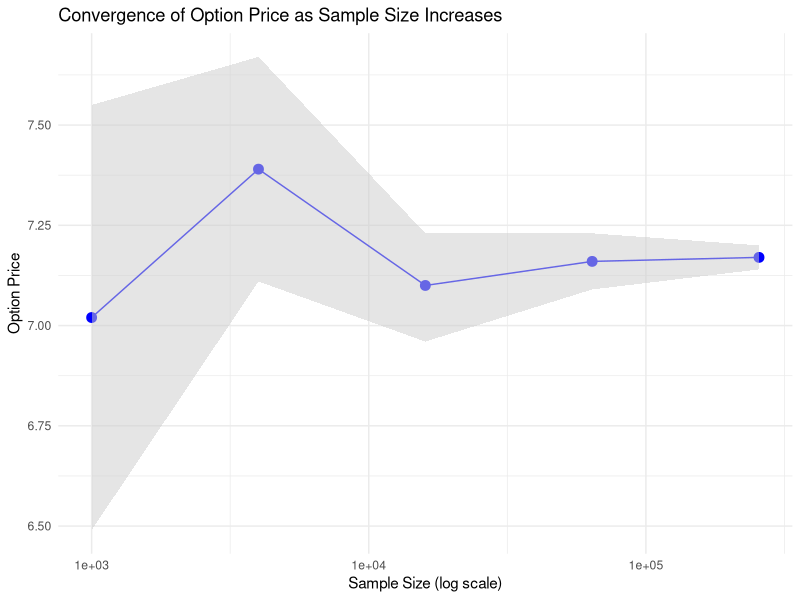
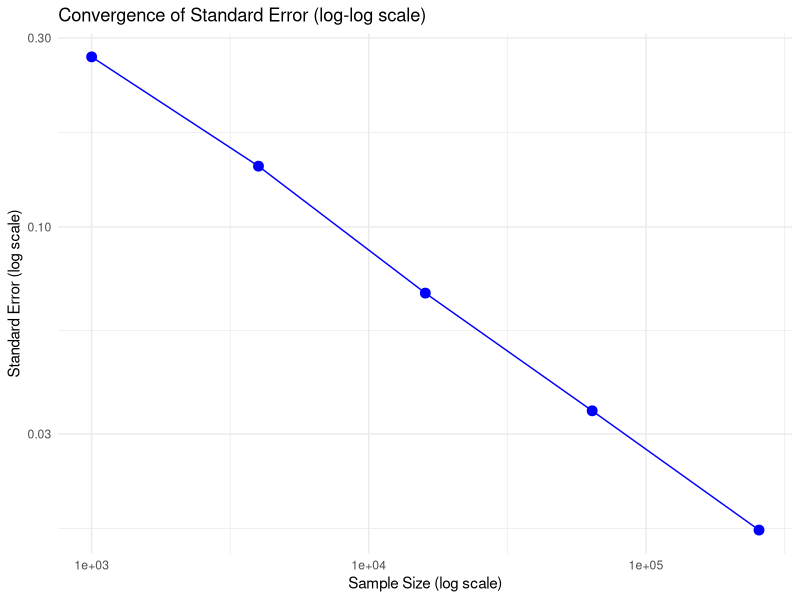
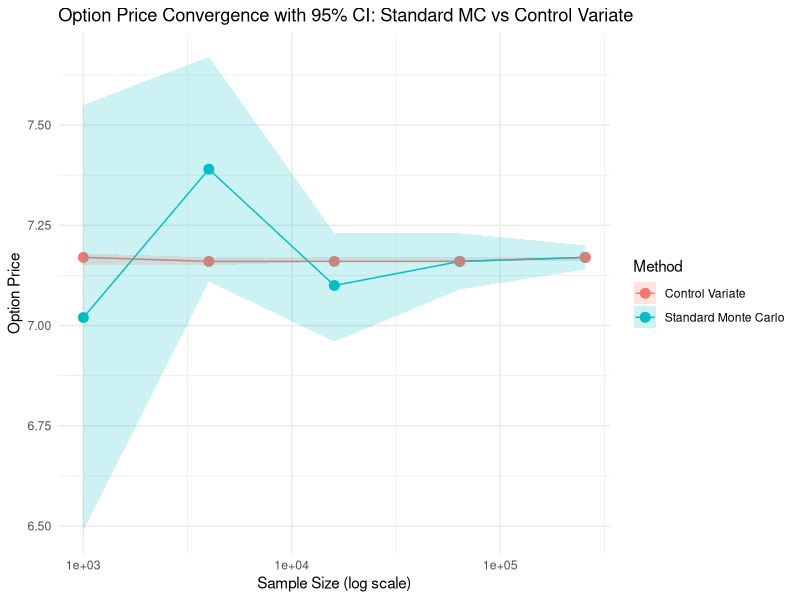
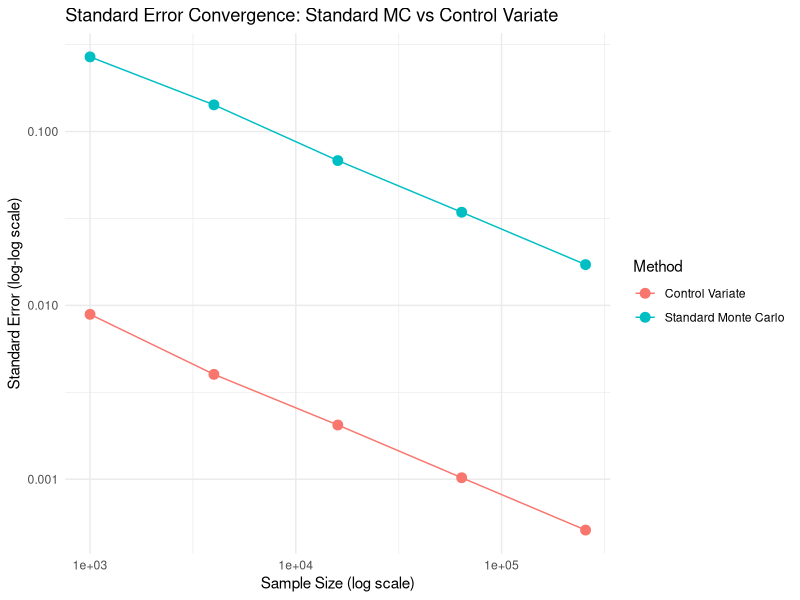
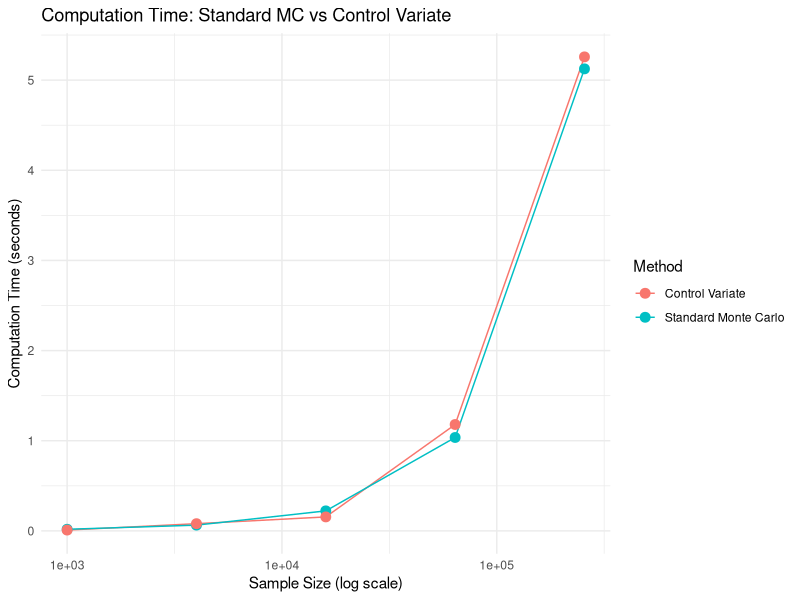
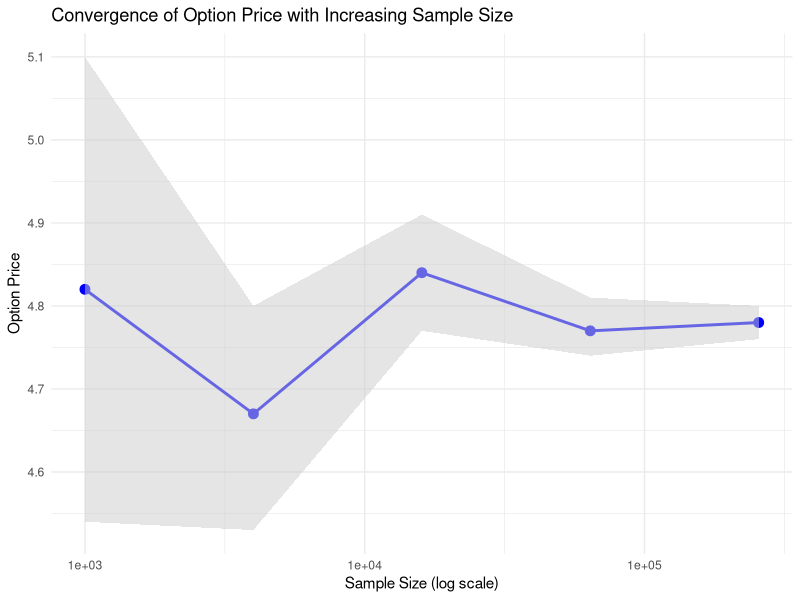
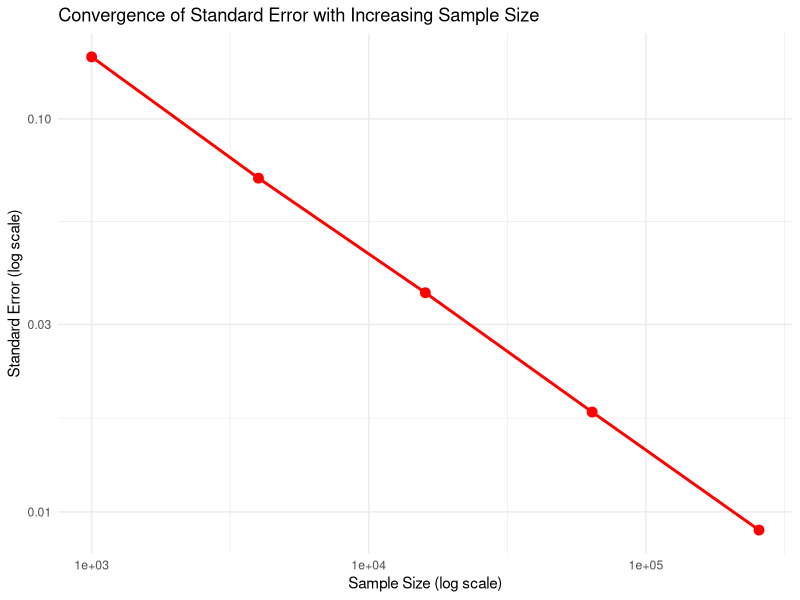
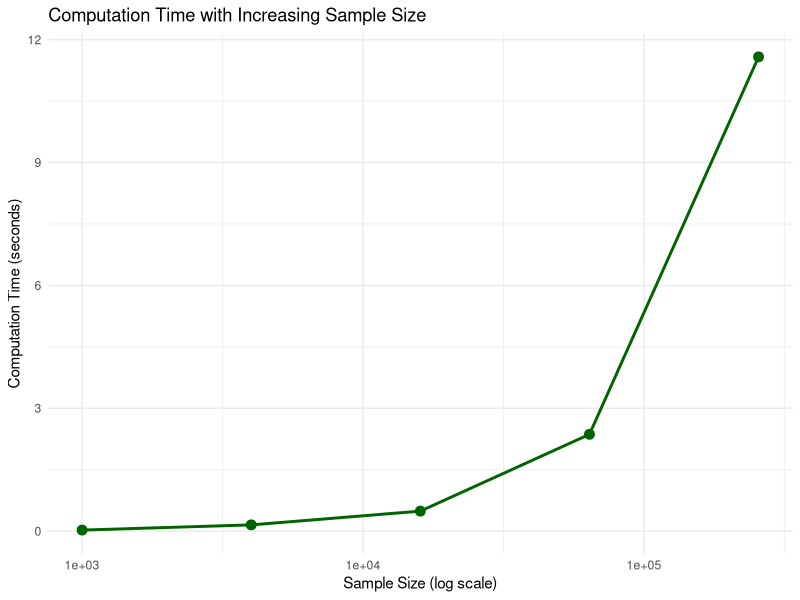

Write the R code that produced these figures, in order.
## ---- chunk 1
price_asian_call_MC <- function(S0, K, T, r, q, sigma, m, N) {
  start_time <- proc.time()
  delta_t <- T / m
  sqrt_delta_t <- sqrt(delta_t)
  
  # Generate N x m standard normal random variables
  Z <- matrix(rnorm(N * m), nrow = N, ncol = m)
  
  # Simulate log prices and then transform to prices
  drift <- (r - q - 0.5 * sigma^2) * delta_t
  diffusion <- sigma * sqrt_delta_t * Z
  W <- t(apply(diffusion, 1, cumsum))
  log_S <- log(S0) + outer(rep(1, N), drift * (1:m)) + W
  S <- exp(log_S)
  
  # Calculate arithmetic average and payoffs
  S_bar <- rowMeans(S)
  payoffs <- pmax(S_bar - K, 0)
  discounted_payoffs <- exp(-r * T) * payoffs
  
  # Estimate option price
  option_price <- mean(discounted_payoffs)
  std_error <- sd(discounted_payoffs) / sqrt(N)
  
  # Calculate 95% confidence interval
  CI_lower <- option_price - 1.96 * std_error
  CI_upper <- option_price + 1.96 * std_error

  end_time <- proc.time()
  comp_time <- (end_time - start_time)[["elapsed"]]
  
  return(list(
    N = N,
    Option_Price = round(option_price, 2),
    Standard_Error = round(std_error, 5),
    Confidence_Interval = c(round(CI_lower, 2), round(CI_upper, 2)),
    Computation_Time_sec = round(comp_time, 4)
  ))
}
## ---- chunk 2
# Set parameters
S0 <- 100      # Initial asset price
K <- 100       # Strike price
T <- 1         # Time to maturity (in years)
r <- 0.10      # Risk-free rate
q <- 0         # Dividend yield
sigma <- 0.20  # Volatility
m <- 50        # Number of monitoring points

sample_sizes <- c(1000, 4000, 16000, 64000, 256000)

# Initialize a data frame to store results
standard_mc_results <- data.frame(
  Sample_Size = numeric(),
  Option_Price = numeric(),
  Standard_Error = numeric(),
  CI_Lower = numeric(),
  CI_Upper = numeric(),
  Computation_Time_sec = numeric(),
  stringsAsFactors = FALSE
)

# Set the seed once before the loop
set.seed(123)

# Loop through different sample sizes
for (N in sample_sizes) {
  result <- price_asian_call_MC(S0, K, T, r, q, sigma, m, N)
  standard_mc_results <- rbind(standard_mc_results, data.frame(
    Sample_Size = N,
    Option_Price = result$Option_Price,
    Standard_Error = result$Standard_Error,
    CI_Lower = result$Confidence_Interval[1],
    CI_Upper = result$Confidence_Interval[2],
    Computation_Time_sec = result$Computation_Time_sec
  ))
}

suppressWarnings(suppressPackageStartupMessages({
  library(ggplot2)
  library(knitr)
  library(dplyr)
}))
# Display results in a table
kable(standard_mc_results, caption = "Monte Carlo Simulation Results")

## ---- chunk 3

# Plot the convergence of Option Price
ggplot(standard_mc_results, aes(x = Sample_Size, y = Option_Price)) +
  geom_line(color = "blue") +
  geom_point(size = 3, color = "blue") +
  geom_ribbon(aes(ymin = CI_Lower, ymax = CI_Upper), fill = "grey80", alpha = 0.5) +
  scale_x_log10() +
  labs(
    title = "Convergence of Option Price as Sample Size Increases",
    x = "Sample Size (log scale)",
    y = "Option Price"
  ) +
  theme_minimal()
## ---- chunk 4

# Plot the convergence of Standard Error on log-log scale
ggplot(standard_mc_results, aes(x = Sample_Size, y = Standard_Error)) +
  geom_line(color = "blue") +
  geom_point(size = 3, color = "blue") +
  scale_x_log10() +
  scale_y_log10() +
  labs(
    title = "Convergence of Standard Error (log-log scale)",
    x = "Sample Size (log scale)",
    y = "Standard Error (log scale)"
  ) +
  theme_minimal()

## ---- chunk 5
# function to calculate the analytical price of Geometric Asian Call Option
price_geometric_asian_call <- function(S0, K, T, r, q, sigma, m){
  delta_t <- T/m
  sigma_sq <- sigma^2 
  sigma_z_sq <- (sigma_sq) * (m + 1) * (2 * m + 1) / (6 * m^2) 
  drift <-(r - q - 0.5*sigma_sq) * (m + 1) / (2 * m) + 0.5 * sigma_z_sq
  sigma_z <- sqrt(sigma_z_sq)
  d1 <- (log(S0/K) + (drift + 0.5 * sigma_z_sq) * T) / (sigma_z * sqrt(T))
  d2 <- (log(S0/K) + (drift - 0.5 * sigma_z_sq) * T) / (sigma_z * sqrt(T))
  geo_asian_price <- exp(-r*T) * (S0* exp(drift * T) * pnorm(d1) - K * pnorm(d2))
  return(geo_asian_price)
}

## ---- chunk 6
# function to price asian call option using geometric asian call price as a control variate
price_asian_call_MC_control_variate <- function(S0, K, T, r, q, sigma, m, N) {
  start_time <- proc.time()

  delta_t <- T / m
  sqrt_delta_t <- sqrt(delta_t)
  
  Z <- matrix(rnorm(N * m), nrow = N, ncol = m)
  
  drift <- (r - q - 0.5 * sigma^2) * delta_t
  diffusion <- sigma * sqrt_delta_t * Z
  W <- t(apply(diffusion, 1, cumsum))
  log_S <- log(S0) + outer(rep(1, N), (r - q - 0.5 * sigma^2) * (delta_t * (1:m))) + W 
  S <- exp(log_S)
  
  S_bar_arith <- rowMeans(S)
  S_bar_geo <- exp(rowMeans(log(S)))
  
  payoffs_arith <- pmax(S_bar_arith - K, 0)
  
  # Calculate payoffs for geometric Asian call
  payoffs_geo <- pmax(S_bar_geo - K, 0)
  
  # Discount payoffs to present value
  discounted_payoffs_arith <- exp(-r * T) * payoffs_arith
  discounted_payoffs_geo <- exp(-r * T) * payoffs_geo
  
  # Calculate analytical price of Geometric Asian Call
  geo_asian_price <- price_geometric_asian_call(S0, K, T, r, q, sigma, m)
  
  # Calculate covariance and variance for Control Variate
  cov_xy <- cov(discounted_payoffs_arith, discounted_payoffs_geo)
  var_y <- var(discounted_payoffs_geo)
  
  # Optimal coefficient
  theta <- cov_xy / var_y
  
  # Calculate Control Variate estimator
  control_variate_estimator <- discounted_payoffs_arith - theta * (discounted_payoffs_geo - geo_asian_price)
  
  # Calculate option price using Control Variate
  option_price_cv <- mean(control_variate_estimator)

  std_error_cv <- sd(control_variate_estimator) / sqrt(N)
  
  CI_lower_cv <- option_price_cv - 1.96 * std_error_cv
  CI_upper_cv <- option_price_cv + 1.96 * std_error_cv
  
  end_time <- proc.time()
  comp_time <- (end_time - start_time)[["elapsed"]]
  
  return(list(
    N = N,
    Option_Price = round(option_price_cv, 2),
    Standard_Error = round(std_error_cv, 5),
    Confidence_Interval = c(round(CI_lower_cv, 2), round(CI_upper_cv, 2)),
    Computation_Time_sec = round(comp_time, 4)
  ))
}
## ---- chunk 7
# Set parameters
S0 <- 100      # Initial asset price
K <- 100       # Strike price
T <- 1         # Time to maturity (in years)
r <- 0.10      # Risk-free rate
q <- 0         # Dividend yield
sigma <- 0.20  # Volatility
m <- 50        # Number of monitoring points

sample_sizes <- c(1000, 4000, 16000, 64000, 256000)
# Initialize the results data frame
results_cv <- data.frame(
  Sample_Size = numeric(),
  Option_Price = numeric(),
  Standard_Error = numeric(),
  CI_Lower = numeric(),
  CI_Upper = numeric(),
  Computation_Time_sec = numeric(),
  stringsAsFactors = FALSE
)
# Remove or comment out the next line to prevent printing the empty data frame
# results_cv

for (N in sample_sizes) {
  # Monte Carlo with Control Variate
  res_cv <- price_asian_call_MC_control_variate(S0, K, T, r, q, sigma, m, N)
  results_cv <- rbind(results_cv, data.frame(
    Sample_Size = N,
    Option_Price = res_cv$Option_Price,
    Standard_Error = res_cv$Standard_Error,
    CI_Lower = res_cv$Confidence_Interval[1],
    CI_Upper = res_cv$Confidence_Interval[2],
    Computation_Time_sec = res_cv$Computation_Time_sec
  ))
}

# Display the final results using kable
kable(results_cv, caption = "Monte Carlo with Control Variate Simulation Results")


## ---- chunk 8
# Combine data if not already done
standard_mc_results$Method <- "Standard Monte Carlo"
results_cv$Method <- "Control Variate"
comparison_results <- rbind(standard_mc_results, results_cv)

# Plot Option Price Convergence with 95% CI
ggplot(comparison_results, aes(x = Sample_Size, y = Option_Price, color = Method, group = Method)) +
  geom_line() +
  geom_point(size = 3) +
  geom_ribbon(
    aes(ymin = CI_Lower, ymax = CI_Upper, fill = Method),
    alpha = 0.2,
    color = NA
  ) +
  scale_x_log10() +
  labs(
    title = "Option Price Convergence with 95% CI: Standard MC vs Control Variate",
    x = "Sample Size (log scale)",
    y = "Option Price",
    color = "Method",
    fill = "Method"
  ) +
  theme_minimal()
## ---- chunk 9
# Plot Standard Error Convergence
ggplot(comparison_results, aes(x = Sample_Size, y = Standard_Error, color = Method, group = Method)) +
  geom_line() +
  geom_point(size = 3) +
  scale_x_log10() +
  scale_y_log10() +
  labs(
    title = "Standard Error Convergence: Standard MC vs Control Variate",
    x = "Sample Size (log scale)",
    y = "Standard Error (log-log scale)",
    color = "Method"
  ) +
  theme_minimal()

## ---- chunk 10
# Plot Computation Time Comparison
ggplot(comparison_results, aes(x = Sample_Size, y = Computation_Time_sec, color = Method, group = Method)) +
  geom_line() +
  geom_point(size = 3) +
  scale_x_log10() +
  labs(
    title = "Computation Time: Standard MC vs Control Variate",
    x = "Sample Size (log scale)",
    y = "Computation Time (seconds)",
    color = "Method"
  ) +
  theme_minimal()
## ---- chunk 11
# Moment Matching Function
moment_matching <- function(Z) {
  # Step 1: Centralize the samples (adjust mean to 0)
  Z_centered <- Z - rowMeans(Z)
  
  # Step 2: Normalize the samples (adjust variance to 1)
  Z_normalized <- Z_centered / apply(Z_centered, 1, sd)
  
  # Return the adjusted random samples
  return(Z_normalized)
}
## ---- chunk 12
# Asian Call Option Pricing with Moment Matching
price_asian_call_MM <- function(S0, K, T, r, q, sigma, m, N) {
  start_time <- proc.time()
  delta_t <- T / m
  sqrt_delta_t <- sqrt(delta_t)
  
  # Generate random numbers and apply Moment Matching
  Z <- matrix(rnorm(N * m), nrow = N, ncol = m)
  Z <- moment_matching(Z)
  
  # Simulate asset price paths
  drift <- (r - q - 0.5 * sigma^2) * delta_t
  diffusion <- sigma * sqrt_delta_t * Z
  W <- t(apply(diffusion, 1, cumsum))
  log_S <- log(S0) + outer(rep(1, N), drift * (1:m)) + W
  S <- exp(log_S)
  
  # Calculate option price
  S_bar <- rowMeans(S)
  payoffs <- pmax(S_bar - K, 0)
  discounted_payoffs <- exp(-r * T) * payoffs
  option_price <- mean(discounted_payoffs)
  std_error <- sd(discounted_payoffs) / sqrt(N)
  CI_lower <- option_price - 1.96 * std_error
  CI_upper <- option_price + 1.96 * std_error
  
  comp_time <- (proc.time() - start_time)[["elapsed"]]
  
  return(list(
    N = N,
    Option_Price = round(option_price, 2),
    Standard_Error = round(std_error, 5),
    Confidence_Interval = c(round(CI_lower, 2), round(CI_upper, 2)),
    Computation_Time_sec = round(comp_time, 4)
  ))
}
## ---- chunk 13
# Parameters for the Asian call option
S0 <- 100      # Initial stock price
K <- 100       # Strike price
T <- 1         # Time to maturity (in years)
r <- 0.10      # Risk-free rate
q <- 0         # Dividend yield
sigma <- 0.20  # Volatility
m <- 50        # Number of monitoring points

# Define sample sizes for testing
sample_sizes <- c(1000, 4000, 16000, 64000, 256000)

# Initialize a data frame to store results
moment_matching_results <- data.frame(
  Sample_Size = numeric(),
  Option_Price = numeric(),
  Standard_Error = numeric(),
  CI_Lower = numeric(),
  CI_Upper = numeric(),
  Computation_Time_sec = numeric(),
  stringsAsFactors = FALSE
)

# Loop through different sample sizes and compute results
for (N in sample_sizes) {
  result <- price_asian_call_MM(S0, K, T, r, q, sigma, m, N)
  moment_matching_results <- rbind(moment_matching_results, data.frame(
    Sample_Size = N,
    Option_Price = result$Option_Price,
    Standard_Error = result$Standard_Error,
    CI_Lower = result$Confidence_Interval[1],
    CI_Upper = result$Confidence_Interval[2],
    Computation_Time_sec = result$Computation_Time_sec
  ))
}

# Display the results as a table
knitr::kable(moment_matching_results, caption = "Moment Matching Simulation Results")
## ---- chunk 14
library(ggplot2)

# Plot Option Price Convergence
ggplot(moment_matching_results, aes(x = Sample_Size, y = Option_Price)) +
  geom_line(color = "blue", size = 1) +
  geom_point(size = 3, color = "blue") +
  geom_ribbon(aes(ymin = CI_Lower, ymax = CI_Upper), fill = "grey80", alpha = 0.5) +
  scale_x_log10() +
  labs(
    title = "Convergence of Option Price with Increasing Sample Size",
    x = "Sample Size (log scale)",
    y = "Option Price"
  ) +
  theme_minimal()
## ---- chunk 15
# Plot Standard Error Convergence
ggplot(moment_matching_results, aes(x = Sample_Size, y = Standard_Error)) +
  geom_line(color = "red", size = 1) +
  geom_point(size = 3, color = "red") +
  scale_x_log10() +
  scale_y_log10() +
  labs(
    title = "Convergence of Standard Error with Increasing Sample Size",
    x = "Sample Size (log scale)",
    y = "Standard Error (log scale)"
  ) +
  theme_minimal()
## ---- chunk 16
# Plot Computation Time vs Sample Size
ggplot(moment_matching_results, aes(x = Sample_Size, y = Computation_Time_sec)) +
  geom_line(color = "darkgreen", size = 1) +
  geom_point(size = 3, color = "darkgreen") +
  scale_x_log10() +
  labs(
    title = "Computation Time with Increasing Sample Size",
    x = "Sample Size (log scale)",
    y = "Computation Time (seconds)"
  ) +
  theme_minimal()
